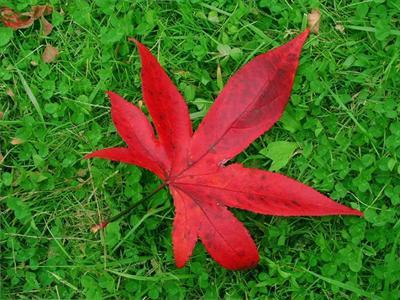
#> input picture Hw1/part2/testdata/1.png, 400 x 300 px
$ python main.py
#> lines starting #> are read from the running program, lines starting #| are printed output that depends on the picture
### Hw1/part2/JBF.py
import numpy as np
import cv2


class Joint_bilateral_filter(object):
    def __init__(self, sigma_s, sigma_r):
        self.sigma_r = sigma_r
        self.sigma_s = sigma_s
        self.wndw_size = 6*sigma_s+1
        self.pad_w = 3*sigma_s

    def joint_bilateral_filter(self, img, guidance):
        BORDER_TYPE = cv2.BORDER_REFLECT
        padded_img = cv2.copyMakeBorder(img, self.pad_w, self.pad_w, self.pad_w, self.pad_w, BORDER_TYPE).astype(np.int32)
        padded_guidance = cv2.copyMakeBorder(guidance, self.pad_w, self.pad_w, self.pad_w, self.pad_w, BORDER_TYPE).astype(np.int32)

        # Spatial kernel (slow)
        GaussianSpatial = np.zeros((self.wndw_size, self.wndw_size))
        for i in range(self.wndw_size):
            for j in range(self.wndw_size):
                GaussianSpatial[i, j] = np.exp(np.divide(np.square(i - self.pad_w) + np.square(j - self.pad_w), -2 * np.square(self.sigma_s)))

        # Spatial kernel (fast)
        # x, y = np.meshgrid(np.arange(self.wndw_size) - self.pad_w, np.arange(self.wndw_size) - self.pad_w, indexing='ij')
        # GaussianSpatial = np.exp(-(x**2 + y**2) / (2 * self.sigma_s**2))

        # Normalize guidance(gray)
        padded_guidance = padded_guidance.astype('float64') / 255

        # Range kernel
        padded_img = padded_img.astype('float64')
        output = np.zeros(img.shape)

        for i in range(self.pad_w, padded_guidance.shape[0] - self.pad_w):
            for j in range(self.pad_w, padded_guidance.shape[1] - self.pad_w):
                Tp = padded_guidance[i, j]
                Tq = padded_guidance[i - self.pad_w: i + self.pad_w + 1, j - self.pad_w: j + self.pad_w + 1]
                power = np.divide(np.square(Tq - Tp), -2 * np.square(self.sigma_r))
                if len(power.shape) == 3:
                    power = power.sum(axis=2)
                GaussianRange = np.exp(power)

                G = np.multiply(GaussianSpatial, GaussianRange)
                W = G.sum()

                Iq = padded_img[i - self.pad_w: i + self.pad_w + 1, j - self.pad_w: j + self.pad_w + 1] # (19, 19, 3)
                for c in range(img.shape[2]):
                    output[i - self.pad_w, j - self.pad_w, c] = np.multiply(G, Iq[:,:,c]).sum() / W

        return np.clip(output, 0, 255).astype(np.uint8)

### Hw1/part2/main.py
import numpy as np
import cv2
import argparse
import os
from JBF import Joint_bilateral_filter

def load_setting(setting_path):
    with open(setting_path, 'r') as f:
        lines = f.readlines()

    grayscale_params = []
    sigma_s, sigma_r = None, None

    for line in lines:
        values = line.strip().split(',')
        if values[0] == 'R':
            continue
        elif "sigma_s" in line:
            sigma_s = int(values[1])
            sigma_r = float(values[3])
        else:
            grayscale_params.append(list(map(float, values)))  # 解析 R, G, B 權重

    return np.array(grayscale_params), sigma_s, sigma_r

def generate_grayscale_images(img_rgb, grayscale_params):
    gray_images = []
    for params in grayscale_params:
        gray_img = np.dot(img_rgb, params).astype(np.uint8)  # RGB 加權求和轉換
        gray_images.append(gray_img)
    return gray_images

def save_images(output_dir, gray_images, jbf_results, min_idx, max_idx):
    """ 儲存影像結果 """
    os.makedirs(output_dir, exist_ok=True)

    cv2.imwrite(os.path.join(output_dir, "gray_lowest_cost.png"), gray_images[min_idx])

    cv2.imwrite(os.path.join(output_dir, "gray_highest_cost.png"), gray_images[max_idx])

    cv2.imwrite(os.path.join(output_dir, "filtered_rgb_lowest_cost.png"), cv2.cvtColor(jbf_results[min_idx], cv2.COLOR_RGB2BGR))
    cv2.imwrite(os.path.join(output_dir, "filtered_rgb_highest_cost.png"), cv2.cvtColor(jbf_results[max_idx], cv2.COLOR_RGB2BGR))

def main():
    parser = argparse.ArgumentParser(description='main function of joint bilateral filter')
    parser.add_argument('--image_path', default='./testdata/1.png', help='path to input image')
    parser.add_argument('--setting_path', default='./testdata/1_setting.txt', help='path to setting file')
    parser.add_argument('--output_dir', default='./testdata', help='path to saving img directory')
    args = parser.parse_args()

    img = cv2.imread(args.image_path)
#> img is the input picture: shape (300, 400, 3); mean B, G, R 36.1, 102.2, 81.7
    img_rgb = cv2.cvtColor(img,cv2.COLOR_BGR2RGB)
    img_gray = cv2.cvtColor(img,cv2.COLOR_BGR2GRAY)
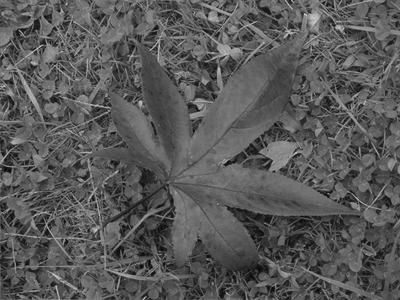
#> img_gray: shape (300, 400); min 4, max 211, mean 88.5

    ### TODO ###
    grayscale_params, sigma_s, sigma_r = load_setting(args.setting_path)
#> (reads Hw1/part2/testdata/1_setting.txt from the repository)

    gray_images = generate_grayscale_images(img_rgb, grayscale_params)
#> the loop in generate_grayscale_images, `for params in grayscale_params:` made 5 passes
#> pass 2, in generate_grayscale_images, `gray_img = np.dot(img_rgb, params).astype(np.uint8)`:
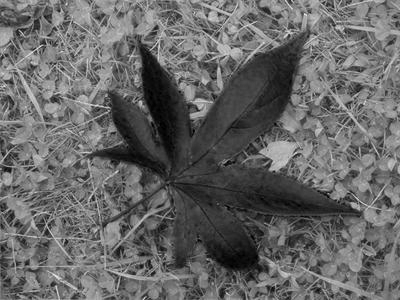
#> gray_img: shape (300, 400); min 0, max 236, mean 102.2
#> after the loop in generate_grayscale_images, `for params in grayscale_params:`: gray_images = 5 items
#> gray_images = 5 items
    gray_images.append(img_gray)

    JBF = Joint_bilateral_filter(sigma_s, sigma_r)
    bf_result = JBF.joint_bilateral_filter(img_rgb, img_rgb).astype(np.uint8)
#> in joint_bilateral_filter, `padded_img = cv2.copyMakeBorder(img, self.pad_w, self.pad_w, self.pad_..`:
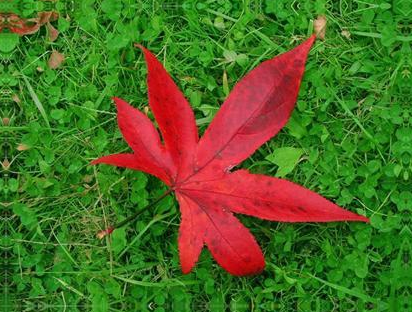
#> padded_img: shape (312, 412, 3) int32; mean R, G, B 79.5, 103.3, 35.8
    jbf_results = [JBF.joint_bilateral_filter(img_rgb, gray).astype(np.uint8) for gray in gray_images]
#> after the loop in joint_bilateral_filter (call 2), `for i in range(self.pad_w, padded_guidance.shape[0] - self.pad_w):`:
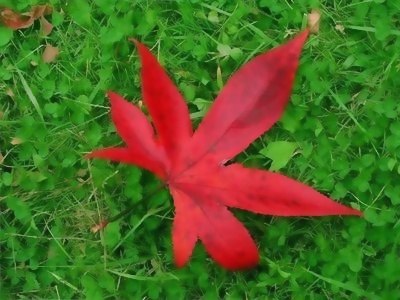
#> output: shape (300, 400, 3) float64; mean R, G, B 81.6, 102.1, 35.8
#> in joint_bilateral_filter (call 3), `BORDER_TYPE = cv2.BORDER_REFLECT`: BORDER_TYPE = 2
#> in joint_bilateral_filter (call 3), `return np.clip(output, 0, 255).astype(np.uint8)`:
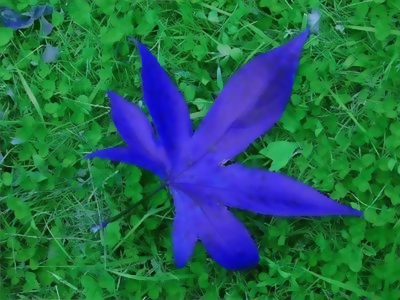
#> returned value: shape (300, 400, 3); mean of channels 0, 1, 2 81.3, 101.8, 35.4; drawn as B, G, R
#> in joint_bilateral_filter (call 6), `padded_guidance = cv2.copyMakeBorder(guidance, self.pad_w, self.pad_w,..`:
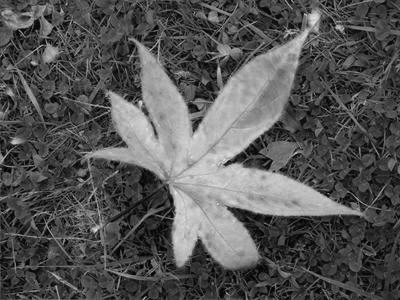
#> guidance: shape (300, 400); min 2, max 232, mean 85.4
#> in joint_bilateral_filter (call 7), `padded_guidance = cv2.copyMakeBorder(guidance, self.pad_w, self.pad_w,..`:
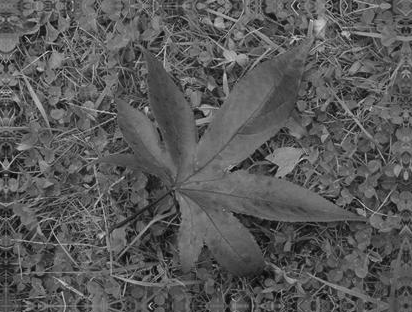
#> padded_guidance: shape (312, 412) int32; min 4, max 211, mean 88.5
#> jbf_results = 6 items

    L1_costs = []
    for i, jbf_result in enumerate(jbf_results):
        L1_norm  = np.sum(np.abs(bf_result.astype('int32') - jbf_result.astype('int32')))
        L1_costs.append(L1_norm)
        print(f'Gray Image {i+1} - L1 Similarity: {L1_norm}')
#> this loop made 6 passes
#> L1_norm on passes 1 to 6: 1439568, 1305961, 1393620, 1279697, 1127913, 1207799
#| Gray Image 1 - L1 Similarity: 1439568
#| Gray Image 2 - L1 Similarity: 1305961
#| Gray Image 3 - L1 Similarity: 1393620
#| Gray Image 4 - L1 Similarity: 1279697
#| Gray Image 5 - L1 Similarity: 1127913
#| Gray Image 6 - L1 Similarity: 1207799
#> after the loop, L1_costs = [1439568, 1305961, 1393620, 1279697, 1127913, 1207799]

    min_idx = np.argmin(L1_costs)
#> min_idx = 4
    max_idx = np.argmax(L1_costs)
#> max_idx = 0
    save_images(args.output_dir, gray_images, jbf_results, min_idx, max_idx)


if __name__ == '__main__':
    main()
